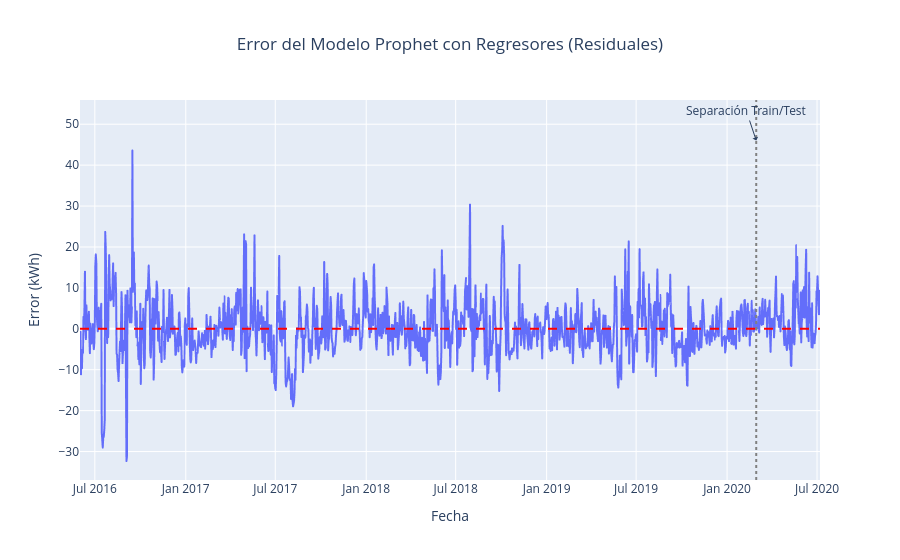

The notebook cell this image was saved under:
### Markdown cell above
La inclusión de regresores exógenos mejora significativamente el rendimiento del modelo, lo cual se confirma al calcular el Error Absoluto Medio (MAE). El modelo Prophet con regresores alcanzó un **MAE en Prueba de 4.5228 kWh**, lo que representa una reducción notable frente al MAE de 4.9340 kWh del modelo Prophet base. Esta disminución del error demuestra cuantitativamente que las variables meteorológicas (`Temp_avg`, `Hum_avg`, `Wind_avg`) poseen un poder explicativo real. El modelo ya no solo se basa en la fecha para predecir el consumo, sino que ahora puede atribuir la variabilidad diaria a factores causales como la temperatura y la humedad, resultando en un ajuste más preciso y robusto.

### Code cell
print("Calculando y graficando el error (residuales) del modelo final...")

# 1. Calcular el Error 
comparison_df_reg['error'] = comparison_df_reg['y'] - comparison_df_reg['yhat']

# 2. Graficar el Error 
fig_error_reg = px.line(comparison_df_reg, 
                        x='ds', 
                        y='error', 
                        title='Error del Modelo Prophet con Regresores (Residuales)',
                        labels={'ds': 'Fecha', 'error': 'Error (Real - Predicho) kWh'}
                       )

# 3. Añadir líneas de referencia 

fig_error_reg.add_hline(y=0, 
                        line_width=2, 
                        line_dash="dash", 
                        line_color="red"
                       )

fig_error_reg.add_vline(x=split_datetime, 
                        line_width=2, 
                        line_dash="dot", 
                        line_color="grey"
                       )

fig_error_reg.add_annotation(
    x=split_datetime,
    y=comparison_df_reg['error'].max(), 
    text="Separación Train/Test",
    showarrow=True,
    arrowhead=1,
    yshift=10 
)

# 4. Mostrar el gráfico 
fig_error_reg.update_layout(
    xaxis_title='Fecha',
    yaxis_title='Error (kWh)',
    title_x=0.5 
)

fig_error_reg.show()

### Figure 1 — Plotly figure (JSON) as saved in the notebook; plotly's stock layout.template omitted (floating-point values rounded to 4 significant figures; data arrays with more than 128 entries replaced by an {"elided": "..."} marker saying what was removed)
{"data": [{"hovertemplate": "Fecha=%{x}<br>Error (Real - Predicho) kWh=%{y}<extra></extra>", "legendgroup": "", "line": {"color": "#636efa", "dash": "solid"}, "marker": {"symbol": "circle"}, "mode": "lines", "name": "", "showlegend": false, "type": "scattergl", "x": {"elided": "1498 str values"}, "xaxis": "x", "y": {"elided": "1498 float values"}, "yaxis": "y"}], "layout": {"annotations": [{"arrowhead": 1, "showarrow": true, "text": "Separación Train/Test", "x": "2020-02-29T00:00:00", "y": 43.58, "yshift": 10}], "legend": {"tracegroupgap": 0}, "shapes": [{"line": {"color": "red", "dash": "dash", "width": 2}, "type": "line", "x0": 0, "x1": 1, "xref": "x domain", "y0": 0, "y1": 0, "yref": "y"}, {"line": {"color": "grey", "dash": "dot", "width": 2}, "type": "line", "x0": "2020-02-29T00:00:00", "x1": "2020-02-29T00:00:00", "xref": "x", "y0": 0, "y1": 1, "yref": "y domain"}], "title": {"text": "Error del Modelo Prophet con Regresores (Residuales)", "x": 0.5}, "xaxis": {"anchor": "y", "domain": [0, 1], "title": {"text": "Fecha"}}, "yaxis": {"anchor": "x", "domain": [0, 1], "title": {"text": "Error (kWh)"}}}}
